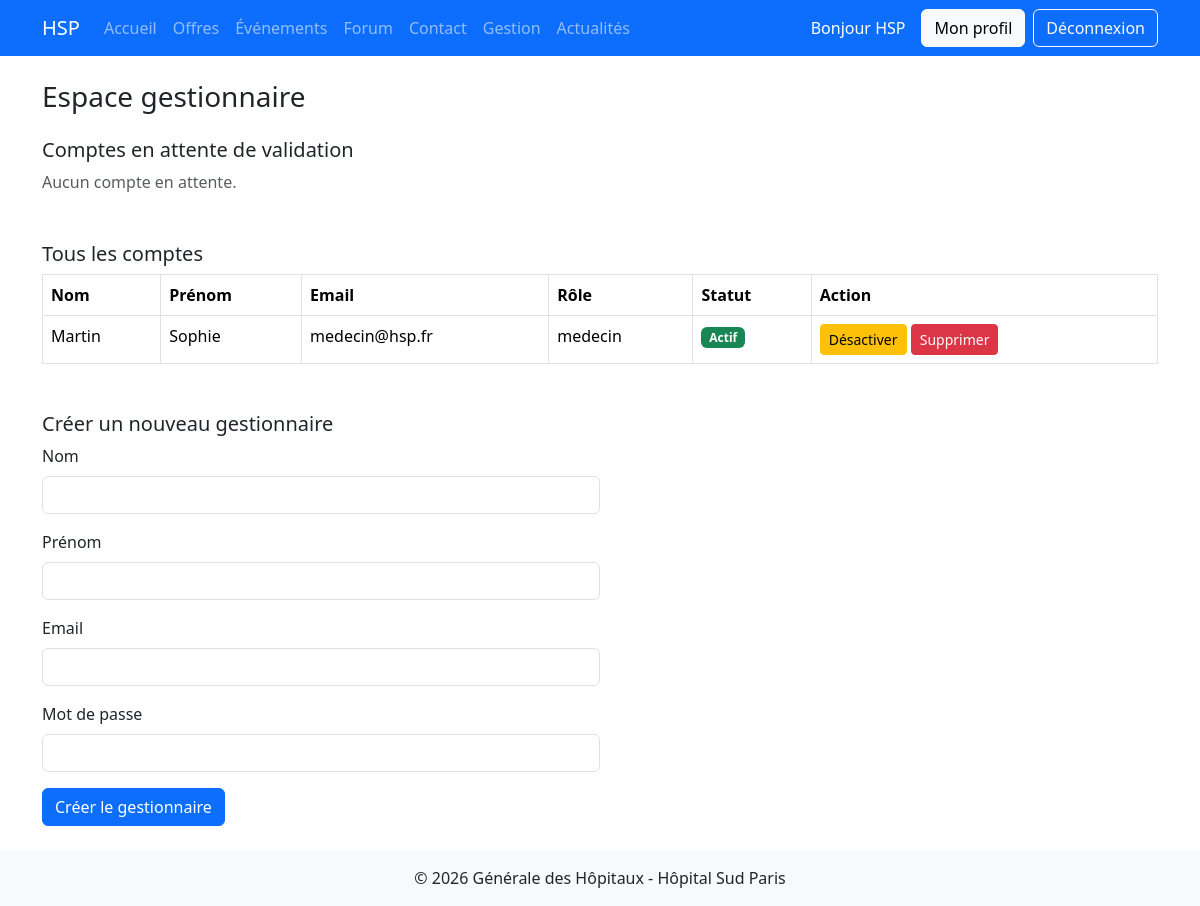
Before: /gestion.php (signed in) with the older database file.
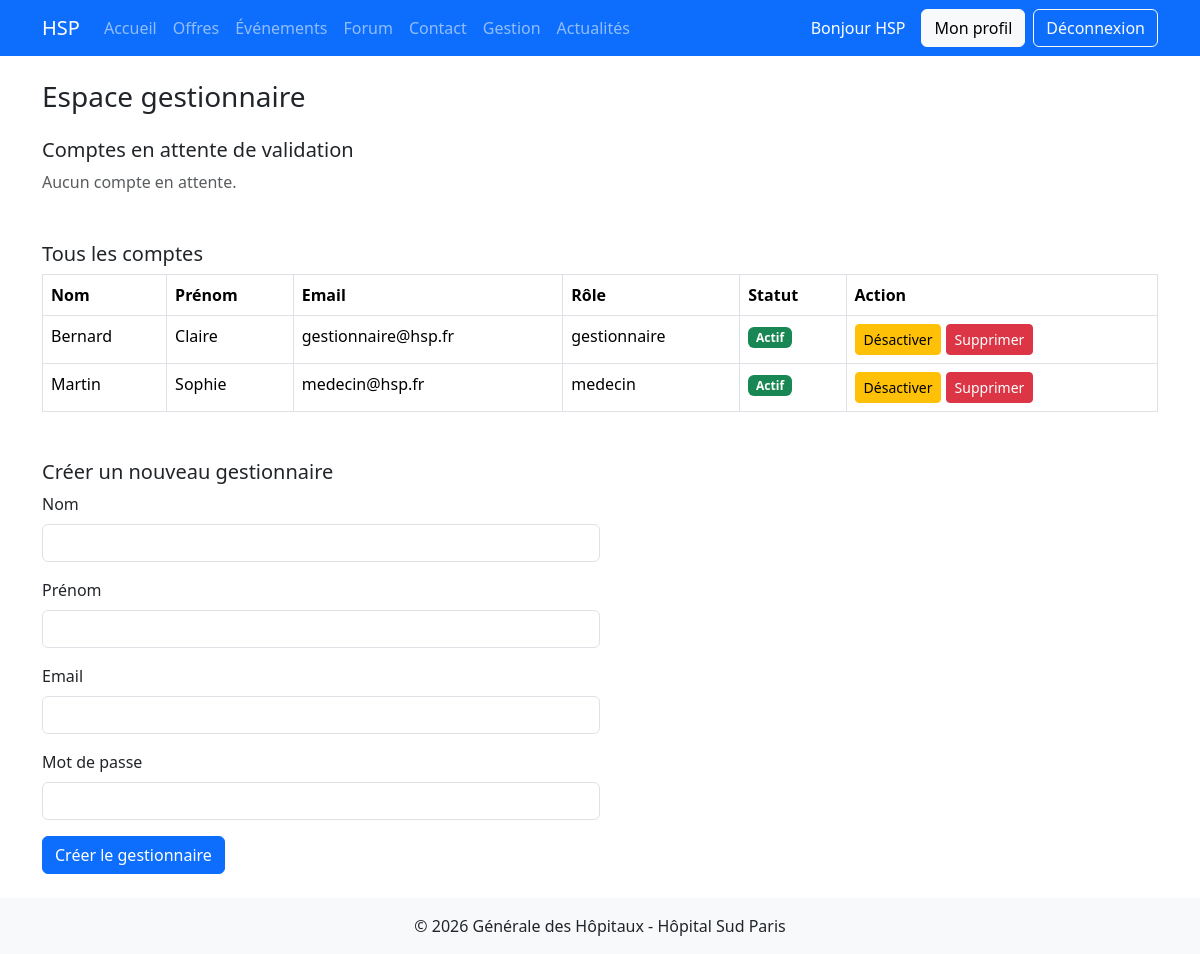
After: the same page with the newer database file.
### tables this page shows
CREATE TABLE `utilisateur` (
                               `id_utilisateur` int NOT NULL AUTO_INCREMENT,
                               `nom` varchar(100) NOT NULL,
                               `prenom` varchar(100) NOT NULL,
                               `email` varchar(150) NOT NULL,
                               `mdp` varchar(255) NOT NULL,
                               `statut_validation` enum('en_attente','valide','refuse') NOT NULL DEFAULT 'en_attente',
                               `ref_gestionnaire` int DEFAULT NULL,
                               PRIMARY KEY (`id_utilisateur`),
                               UNIQUE KEY `email` (`email`),
                               KEY `fk_utilisateur_gestionnaire` (`ref_gestionnaire`)
);

### src/auth.php (called while the page is built, shortened)
<?php
function estConnecte()
{
    return isset($_SESSION['id_utilisateur']);
}

### src/bdd/Bdd.php (called while the page is built)
<?php
class Bdd {
    private $connexionBdd;
    private $identifiant = "root";
    private $motDePasse = "";
    private $nomBdd = "projet_hsp";
    private $host = "localhost";
    public function __construct()
    {
        $this->connexionBdd = new PDO(
            "mysql:host=" . $this->host . ";dbname=" . $this->nomBdd . ";charset=utf8mb4",
            $this->identifiant,
            $this->motDePasse,
            [
                PDO::ATTR_ERRMODE => PDO::ERRMODE_EXCEPTION,
                PDO::ATTR_DEFAULT_FETCH_MODE => PDO::FETCH_ASSOC,
            ]
        );
    }
    public function getConnexionBdd()
    {
        return $this->connexionBdd;
    }
}

### src/repository/UtilisateursRepository.php (called while the page is built, shortened)
<?php
class UtilisateursRepository
{
    private $connexionBdd;
    public function __construct()
    {
        $this->connexionBdd = (new Bdd())->getConnexionBdd();
    }
    private function creerObjet($result)
    {
        return new Utilisateurs($result["id_utilisateur"], $result["nom"], $result["prenom"], $result["email"],
            $result["mdp"], $result["statut_validation"], $result["ref_gestionnaire"], $result["role"]);
    }
    public function getUtilisateursEnAttente()
    {
        $req = $this->connexionBdd->prepare("SELECT * FROM utilisateur WHERE statut_validation = 'en_attente'");
        $req->execute();
        $liste = array();
        foreach ($req->fetchAll() as $result) {
            $liste[] = $this->creerObjet($result);
        }
        return $liste;
    }
    public function getComptesTraites($idGestionnaireConnecte)
    {
        $req = $this->connexionBdd->prepare("SELECT * FROM utilisateur WHERE statut_validation != 'en_attente' AND id_utilisateur != :id ORDER BY nom, prenom");
        $req->bindValue(':id', $idGestionnaireConnecte);
        $req->execute();
        $liste = array();
        foreach ($req->fetchAll() as $result) {
            $liste[] = $this->creerObjet($result);
        }
        return $liste;
    }
}

### src/modele/Utilisateurs.php (called while the page is built, shortened)
<?php
class Utilisateurs {
    private $nom;
    private $prenom;
    private $email;
    private $statutValidation;
    private $role;
    public function __construct($idUtilisateurs, $nom, $prenom, $email, $mdp, $statutValidation, $refGestionnaire, $role = null) {
        $this->nom = $nom;
        $this->prenom = $prenom;
        $this->email = $email;
        $this->statutValidation = $statutValidation;
        $this->role = $role;
    }
    public function getNom() {
        return $this->nom;
    }
    public function getPrenom() {
        return $this->prenom;
    }
    public function getEmail() {
        return $this->email;
    }
    public function getStatutValidation() {
        return $this->statutValidation;
    }
    public function getRole() {
        return $this->role;
    }
}

### public/gestion.php (the view, shortened to what this page needs)
<?php
require_once '../src/auth.php';
require_once '../src/bdd/Bdd.php';
require_once '../src/modele/Utilisateurs.php';
require_once '../src/repository/UtilisateursRepository.php';
$repository = new UtilisateursRepository();
$comptesEnAttente = $repository->getUtilisateursEnAttente();
$comptesTraites = $repository->getComptesTraites($_SESSION['id_utilisateur']);
include 'header.php';
?>
    <h1 class="h3 mb-4">Espace gestionnaire</h1>
    <h2 class="h5">Comptes en attente de validation</h2>
<?php if (count($comptesEnAttente) == 0) { ?>
    <p class="text-muted">Aucun compte en attente.</p>
<?php } ?>
    <h2 class="h5 mt-5">Tous les comptes</h2>
<?php if (count($comptesTraites) == 0) { ?>
    <p class="text-muted">Aucun compte.</p>
<?php } else { ?>
    <table class="table table-bordered">
        <tr>
            <th>Nom</th>
            <th>Prénom</th>
            <th>Email</th>
            <th>Rôle</th>
            <th>Statut</th>
            <th>Action</th>
        </tr>
        <?php foreach ($comptesTraites as $compte) { ?>
            <tr>
                <td><?= htmlspecialchars($compte->getNom()) ?></td>
                <td><?= htmlspecialchars($compte->getPrenom()) ?></td>
                <td><?= htmlspecialchars($compte->getEmail()) ?></td>
                <td><?= $compte->getRole() ?></td>
                <td>
                    <?php if ($compte->getStatutValidation() == 'valide') { ?>
                        <span class="badge bg-success">Actif</span>
                    <?php } elseif ($compte->getStatutValidation() == 'desactive') { ?>
                        <span class="badge bg-secondary">Désactivé</span>
                    <?php } else { ?>
                        <span class="badge bg-danger">Refusé</span>
                    <?php } ?>
                </td>
                <td>
                    <form action="../src/traitement/gererCompte.php" method="post" class="d-inline">
                        <?php if ($compte->getStatutValidation() == 'valide') { ?>
                            <button type="submit" name="action" value="desactiver" class="btn btn-warning btn-sm">Désactiver</button>
                        <?php } else { ?>
                            <button type="submit" name="action" value="reactiver" class="btn btn-success btn-sm">Réactiver</button>
                        <?php } ?>
                        <button type="submit" name="action" value="supprimer" class="btn btn-danger btn-sm"
                                onclick="return confirm('Supprimer définitivement ce compte ?');">Supprimer</button>
                    </form>
                </td>
            </tr>
        <?php } ?>
    </table>
<?php } ?>
    <h2 class="h5 mt-5">Créer un nouveau gestionnaire</h2>
    <form action="../src/traitement/newGestionnaire.php" method="post" class="col-md-6">
        <div class="mb-3">
            <label class="form-label">Nom</label>
            <input type="text" name="nom" class="form-control" required>
        </div>
        <div class="mb-3">
            <label class="form-label">Prénom</label>
            <input type="text" name="prenom" class="form-control" required>
        </div>
        <div class="mb-3">
            <label class="form-label">Email</label>
            <input type="email" name="email" class="form-control" required>
        </div>
        <div class="mb-3">
            <label class="form-label">Mot de passe</label>
            <input type="password" name="mdp" class="form-control" required>
        </div>
        <button type="submit" class="btn btn-primary">Créer le gestionnaire</button>
    </form>
<?php include 'footer.php'; ?>

### public/header.php (shortened to what this page needs)
<?php require_once __DIR__ . '/../src/auth.php'; ?>
<!DOCTYPE html>
<html lang="fr">
<head>
    <link href="https://cdn.jsdelivr.net/npm/bootstrap@5.3.3/dist/css/bootstrap.min.css" rel="stylesheet">
</head>
<body class="d-flex flex-column min-vh-100"><nav class="navbar navbar-expand-lg navbar-dark bg-primary">
    <div class="container">
        <a class="navbar-brand" href="index.php">HSP</a>
        <div class="collapse navbar-collapse" id="menu">
            <ul class="navbar-nav me-auto">
                <li class="nav-item"><a class="nav-link" href="index.php">Accueil</a></li>
                <li class="nav-item"><a class="nav-link" href="listeOffre.php">Offres</a></li>
                <li class="nav-item"><a class="nav-link" href="listeEvenements.php">Événements</a></li>
                <li class="nav-item"><a class="nav-link" href="forum.php">Forum</a></li>
                <li class="nav-item"><a class="nav-link" href="#">Contact</a></li>
                <?php if (estConnecte() && $_SESSION['role'] == 'gestionnaire') { ?>
                    <li class="nav-item"><a class="nav-link" href="gestion.php">Gestion</a></li>
                    <li class="nav-item"><a class="nav-link" href="gestionActualites.php">Actualités</a></li>
                <?php } ?>
            </ul>
            <?php if (estConnecte()) { ?>
                <span class="navbar-text text-white me-3">Bonjour <?= htmlspecialchars($_SESSION['prenom']) ?></span>
                <a class="btn btn-light me-2" href="profil.php">Mon profil</a>
                <a class="btn btn-outline-light" href="deconnexion.php">Déconnexion</a>
            <?php } else { ?>
                <a class="btn btn-light me-2" href="connexion.php">Connexion</a>
                <a class="btn btn-outline-light" href="inscription.php">Inscription</a>
            <?php } ?>
        </div>
    </div>
</nav>
<main class="container my-4">

### public/footer.php (shortened to what this page needs)
</main>
<footer class="bg-light text-center py-3 mt-auto">
    <p class="mb-0">© 2026 Générale des Hôpitaux - Hôpital Sud Paris</p>
</footer>
</body>
</html>

Changed rows visible on the page:
added utilisateur: nom "Bernard", prenom "Claire", email "gestionnaire@hsp.fr", role "gestionnaire", statut_validation "Actif"
